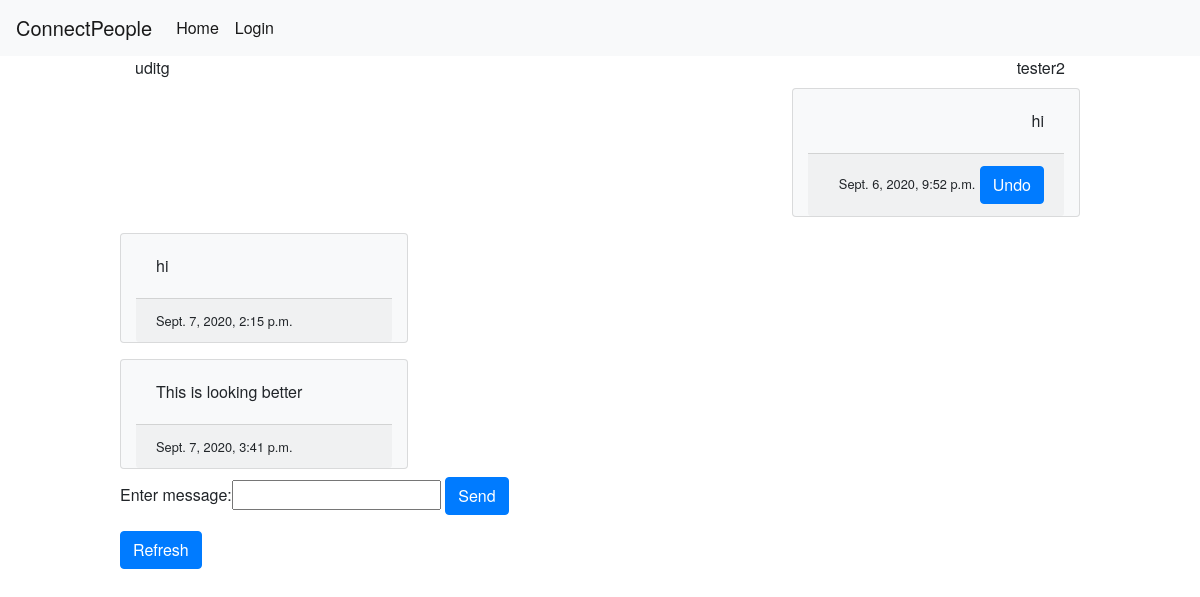
The page /chatapp/chat/9/1/messages on the database its author committed.
### chatapp/models.py (models this page shows, shortened)
class Message(models.Model):
    msg_text = models.CharField(max_length=200, blank=False)
    send_time = models.DateTimeField(default=datetime.now)
    sender = models.ForeignKey(User, related_name='sender_user', on_delete=models.CASCADE)
    reciever = models.ForeignKey(User, related_name='reciever_user', on_delete=models.CASCADE)

### chatapp/views.py (the view, shortened to what this page needs)
# urls.py: path('chat/<int:sender_id>/<int:reciever_id>/messages', views.chatpage, name='chatpage'),
def chatpage(request, sender_id, reciever_id):
    sender = User.objects.get(pk=sender_id)
    reciever = User.objects.get(pk=reciever_id)
    messages = Message.objects.filter((Q(sender=sender) | Q(sender=reciever)),
                                      (Q(reciever=reciever) | Q(reciever=sender))).order_by("send_time")
    form = MessageForm()
    context = {'sender': sender, 'reciever': reciever, 'messages': messages, 'form': form}
    return render(request, 'chatapp/chatpage.html', context)

### chatapp/forms.py
class MessageForm(forms.Form):
    message_text = forms.CharField(label="Enter message", max_length=50)

### chatapp/templates/chatapp/chatpage.html (shortened to what this page needs)
{% extends 'chatapp/base.html'%}
{%block content%}
<div class="container">
    <div class="row">
        <div class="col text-left">
            {{reciever.username}}
        </div>
        <div class="col text-right">
            {{sender.username}}
        </div>
    </div>
    {%for message in messages%}
        <div class="row">
            {%if message.sender.id == sender.id%}
                <div class="col"></div>
                <div class="col text-right card text-black bg-light my-2" style="max-width: 18rem;">
                    <div class="card-body">
                        <p class="card-text">
                            {{message.msg_text}}
                        </p>
                    </div>
                    <div class="card-footer">
                        <small class="text-black">{{message.send_time}}</small>
                        <a class="btn btn-primary"
                           href="{%url 'chatapp:delete_chat_message' message.sender_id message.reciever_id message.id%}">
                            Undo
                        </a>
                    </div>
                </div>
            {%else%}
                <div class="col text-left card text-black bg-light my-2" style="max-width: 18rem;">
                    <div class="card-body">
                        <p class="card-text">
                            {{message.msg_text}}
                        </p>
                    </div>
                    <div class="card-footer">
                        <small class="text-black">{{message.send_time}}</small>
                    </div>
                </div>
            {%endif%}
        </div>
    {% endfor %}
</div>
<form action="{% url 'chatapp:chatpage' sender.id reciever.id%}" method="post">
    {{form}}
    <input type="submit" value="Send" class="btn btn-primary">
</form>
<form action="{%url 'chatapp:chatpage' sender.id reciever.id%}">
    <input type="submit" value="Refresh" class="btn btn-primary">
</form>
{%endblock content%}

### chatapp/static/chatapp/css/stylesheet.css (style rules this page uses)
body { font-family: "HelveticaNeue-Light", "Helvetica Neue Light", "Helvetica Neue", Helvetica, Arial, "Lucida Grande", sans-serif; font-weight: 300; }

### rows shown on the page
Message: msg_text "hi", send_time "Sept. 6, 2020, 9:52 p.m."
Message: msg_text "hi", send_time "Sept. 7, 2020, 2:15 p.m."
Message: msg_text "This is looking better", send_time "Sept. 7, 2020, 3:41 p.m."

### other values the page prints
{{ reciever.username }} "uditg"
{{ sender.username }} "tester2"
